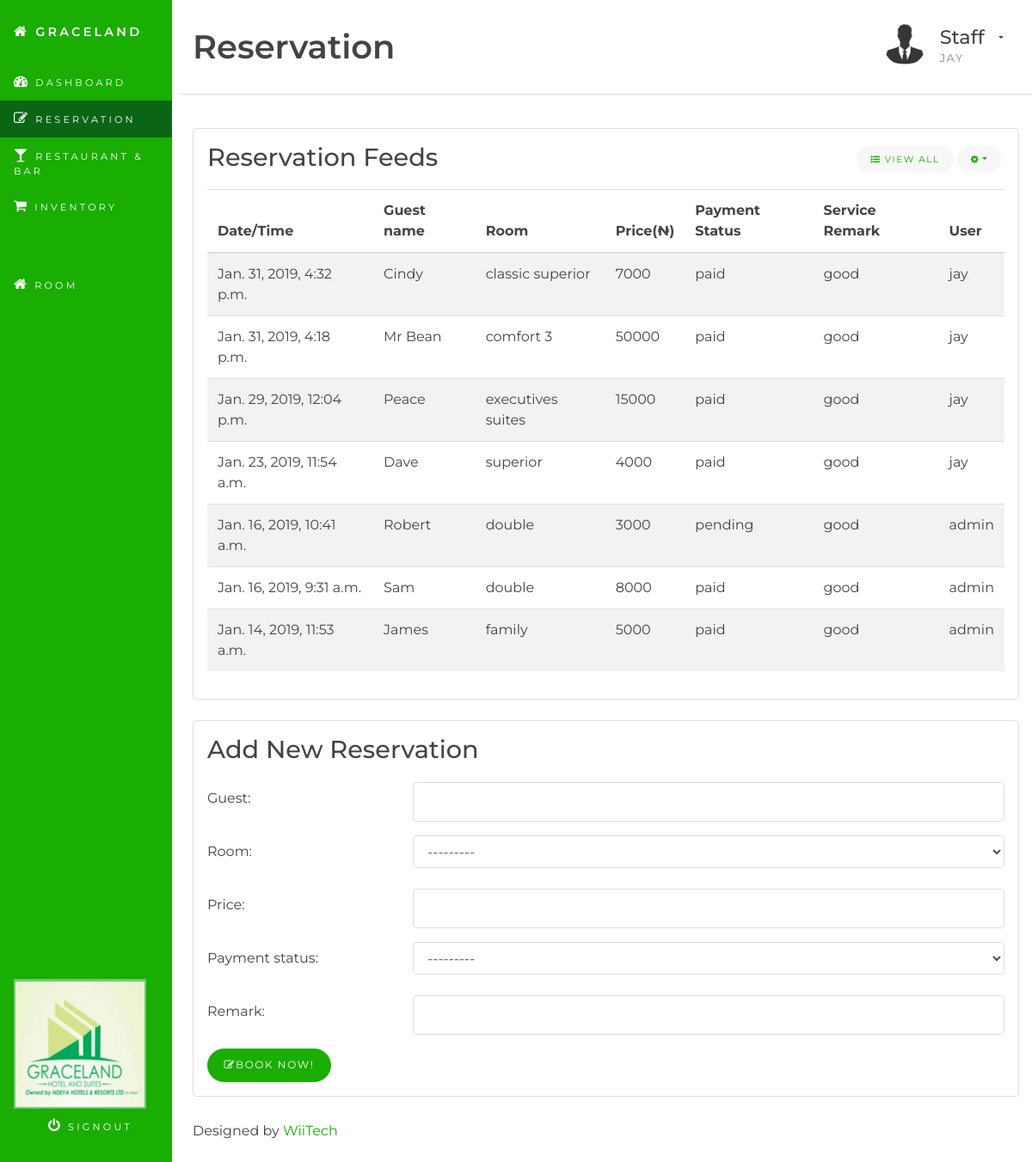
Screenshot of /reservation/ (signed in) with the database file from the repository.
### hms/models.py (models this page shows, shortened)
class Reservation(models.Model):
    ROOM_CHOICES = (
        ('comfort 1', 'Comfort 1'),
        ('comfort 2', 'Comfort 2'),
        ('comfort 3', 'Comfort 3'),
        ('standard', 'Standard'),
        ('superior', 'Superior'),
        ('standard superior', 'Standard Superior '),
        ('classic superior', 'Classic Superior'),
        ('executives suites', 'Executives Suites'),
    )
    PAYMENT_CHOICES = (
        ('paid', 'Paid'),
        ('pending', 'Pending'),
    )
    time = models.DateTimeField(auto_now_add=True)
    guest = models.CharField(max_length=100)
    room = models.CharField(max_length=20, choices=ROOM_CHOICES)
    price = models.IntegerField()
    payment_status = models.CharField(max_length=20, choices=PAYMENT_CHOICES)
    remark = models.CharField(max_length=100)
    user = models.ForeignKey(User, on_delete=models.CASCADE)
    class Meta:
        ordering = ('-time',)

### hms/views.py (the view, shortened to what this page needs)
# urls.py: path('reservation/', views.reservation, name='reservation'),
@login_required
def reservation(request):
    all_reservations = Reservation.objects.all()
    list_num = 7
    if all_reservations.count() >= list_num:
        few_reservations = []
        for i in range(list_num):
            few_reservations.append(all_reservations[i])
        all_reservations = few_reservations
    form = ReservationForm()
    context = {
        'section': 'reservation',
        'form': form,
        'all_reservations': all_reservations,
    }
    return render(request, 'hms/reservation.html', context)

### hms/forms.py
class ReservationForm(forms.ModelForm):
    class Meta:
        model = Reservation
        exclude = ('time', 'user')
    def __init__(self, *args, **kwargs):
        super(ReservationForm, self).__init__(*args, **kwargs)
        for fname, f in self.fields.items():
            f.widget.attrs['class'] = 'form-control'

### hms/templates/hms/reservation.html (shortened to what this page needs)
{% extends 'base.html' %}
{% block content %}
<div class="container-fluid" id="wrapper">
	<div class="row">
		<main class="col-xs-12 col-sm-8 col-lg-9 col-xl-10 pt-3 pl-4 ml-auto">
			{% include 'hms/reservation/reservation_head.html' %}
			<section class="row">
				<div class="col-sm-12">
					{% include 'hms/reservation/reservation_display.html' %}
					{% include 'hms/reservation/reservation_form.html' %}
					{% include 'hms/footer.html' %}
				</div>
			</section>
		</main>
	</div>
</div>
{% endblock content %}

### hms/templates/hms/reservation/reservation_head.html (shortened to what this page needs)
<header class="page-header row justify-center">
    <div class="col-md-6 col-lg-8" >
        <h1 class="float-left text-center text-md-left">Reservation</h1>
    </div>
    <div class="dropdown user-dropdown col-md-6 col-lg-4 text-center text-md-right"><a class="btn btn-stripped dropdown-toggle" href="#" id="dropdownMenuLink" data-toggle="dropdown" aria-haspopup="true" aria-expanded="false">
        <img src="../static/images/profile-pic.jpg" alt="profile photo" class="circle float-left profile-photo" width="50" height="auto">
        <div class="username mt-1">
            <h4 class="mb-1">Staff</h4>
            <h6 class="text-muted">{{ request.user }}</h6>
        </div>
        </a>
    </div>
</header>

### hms/templates/hms/reservation/reservation_display.html (shortened to what this page needs)
<section class="row">
    <div class="col-md-12 col-lg-12">
        <div class="card mb-4">
            <div class="card-block">
                <h3 class="card-title">Reservation Feeds</h3>
                <div class="dropdown card-title-btn-container">
                    <button class="btn btn-sm btn-subtle" type="button"><em class="fa fa-list-ul"></em> View All</button>
                    <button class="btn btn-sm btn-subtle dropdown-toggle" type="button" data-toggle="dropdown" aria-haspopup="true" aria-expanded="false"><em class="fa fa-cog"></em></button>
                </div>
                <div class="table-responsive">
                    <table class="table table-striped">
                        <thead>
                            <tr>
                                <th>Date/Time</th>
                                <th>Guest name</th>
                                <th>Room</th>
                                <th>Price(&#8358)</th>
                                <th>Payment Status</th>
                                <th>Service Remark</th>
                                <th>User</th>
                            </tr>
                        </thead>
                        <tbody>
                            {% for reservation in all_reservations %}
                                <tr>
                                    <td>{{ reservation.time }}</td>
                                    <td>{{ reservation.guest }}</td>
                                    <td>{{ reservation.room }}</td>
                                    <td>{{ reservation.price }}</td>
                                    <td>{{ reservation.payment_status }}</td>
                                    <td>{{ reservation.remark }}</td>
                                    <td>{{ reservation.user }}</td>
                                </tr>
                            {% endfor %}
                        </tbody>
                    </table>
                </div>
            </div>
        </div>
    </div>
</section>

### hms/static/css/style.css (style rules this page uses)
body { background-color: #ffffff; font-family: "Montserrat", "Helvetica Neue", Helvetica, Arial, sans-serif; font-size: 1rem; color: #444444; }
h1, h2 { font-family: "Montserrat", "Helvetica Neue", Helvetica, Arial, sans-serif; padding-bottom: 1.2rem; border-bottom: 1px solid #dfdfdf; }
h3, h4, h5, h6 { font-family: "Montserrat", "Helvetica Neue", Helvetica, Arial, sans-serif; }
a, a:visited { color: #1aad02; }
h1 { font-family: "Montserrat", "Helvetica Neue", Helvetica, Arial, sans-serif; font-size: 2.4rem; font-weight: 600; }
h3 { font-family: "Montserrat", "Helvetica Neue", Helvetica, Arial, sans-serif; font-size: 1.8rem; font-weight: 500; }
h4 { font-family: "Montserrat", "Helvetica Neue", Helvetica, Arial, sans-serif; font-size: 1.4rem; font-weight: 500; }
h6 { font-family: "Montserrat", "Helvetica Neue", Helvetica, Arial, sans-serif; font-size: .8rem; letter-spacing: .1rem; font-weight: 500; text-transform: uppercase; }
.justify-center { display: flex; align-items: center; justify-content: center; }
.text-muted { color: #a0a0a0 !important; }
.circle { border-radius: 499rem; }
.btn { border-radius: 499rem; text-transform: uppercase; letter-spacing: .1rem; font-size: .75rem; padding: .6rem 1.15rem; cursor: pointer; }
.btn-sm { font-size: .65rem; padding: .5rem 1rem; }
.btn-subtle { border: none; background: #f7f7f7; color: #1aad02; -webkit-appearance: none; cursor: pointer; }
.btn-stripped { border: none; background: none !important; color: #444444 !important; -webkit-appearance: none; cursor: pointer; }
.dropdown a { color: #444444; }
.card { background-color: #ffffff; border: 1px solid #dfdfdf; }
.card-block { padding: 1rem; }
.card-title { padding-bottom: .25rem; margin-bottom: 1rem; }
.card-title-btn-container { position: absolute; top: 1.25rem; right: 1.25rem; list-style: none; }
.page-header { font-family: "Montserrat", "Helvetica Neue", Helvetica, Arial, sans-serif; margin-top: 0rem; margin-bottom: 2.4rem; padding-bottom: 1rem; border-bottom: 1px solid #dfdfdf; height: auto; }
.page-header h1 { display: inline; border: none; padding: 0; margin-top: 0; margin-bottom: 0; width: 100%; }
.profile-photo { border-radius: 499rem; float: left; }
.username { float: left; text-align: left; margin: 0 0 0 1rem; }
.username h1, .username h2, .username h3, .username h4 { margin-bottom: 0; text-transform: none !important; letter-spacing: 0 !important; }
.user-dropdown .dropdown-toggle::after { margin-top: 1rem; margin-left: 1rem; }
.form-control { border: 1px solid #dfdfdf; background-color: #ffffff; box-shadow: none; }
input.form-control { height: 46px; }
table, td, tr, th, thead { border-color: #dfdfdf !important; }

### rows the page displays
Reservation: time "Jan. 31, 2019, 4:32 p.m.", guest "Cindy", room "classic superior", price "7000", payment_status "paid", remark "good", user "jay"
Reservation: time "Jan. 31, 2019, 4:18 p.m.", guest "Mr Bean", room "comfort 3", price "50000", payment_status "paid", remark "good", user "jay"
Reservation: time "Jan. 29, 2019, 12:04 p.m.", guest "Peace", room "executives suites", price "15000", payment_status "paid", remark "good", user "jay"
Reservation: time "Jan. 23, 2019, 11:54 a.m.", guest "Dave", room "superior", price "4000", payment_status "paid", remark "good", user "jay"
Reservation: time "Jan. 16, 2019, 10:41 a.m.", guest "Robert", room "double", price "3000", payment_status "pending", remark "good", user "admin"
Reservation: time "Jan. 16, 2019, 9:31 a.m.", guest "Sam", room "double", price "8000", payment_status "paid", remark "good", user "admin"
Reservation: time "Jan. 14, 2019, 11:53 a.m.", guest "James", room "family", price "5000", payment_status "paid", remark "good", user "admin"

### other values shown
{{ request.user }} "JAY"
{{ field.label_tag }} "Guest:" "Room:" "Price:" "Payment status:" "Remark:"
